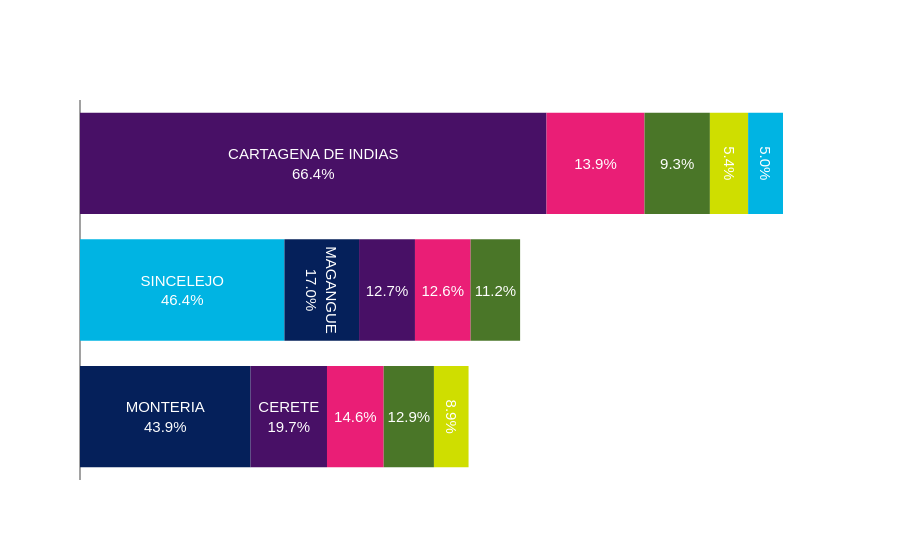

Here is the notebook cell this chart was saved with:
### Code cell
df_grouped = (df.groupby(["Distrito", "Ciudad"]).size().reset_index(name="Conteo"))
df_top5 = (df_grouped.sort_values(["Distrito", "Conteo"], ascending=[True, False]).groupby("Distrito").head(5))

totales = df_top5.groupby("Distrito")["Conteo"].transform("sum")
df_top5["PorcentajeNum"] = (df_top5["Conteo"] / totales * 100).round(1)
df_top5["Porcentaje"] = (df_top5["Conteo"] / totales * 100).round(1).astype(str) + "%"

orden = ["BOLIVAR","SUCRE","CORDOBA"]

df_top5["Distrito"] = pd.Categorical(df_top5["Distrito"], categories=orden, ordered=True)

df_top5["Etiqueta"] = df_top5.apply(
    lambda row: f"{row['Ciudad']}<br>{row['Porcentaje']}" if row["PorcentajeNum"] >= 15 else row["Porcentaje"],
    axis=1
)

fig = px.bar(
    df_top5,
    x="Conteo",
    y="Distrito",
    color="Ciudad",
    orientation="h",
    text="Etiqueta",
    category_orders={"Distrito": orden},
    color_discrete_sequence=colores,
    title="Rupturas por Distrito y Ciudad"
)

fig.update_traces(
    textposition="inside",           # ✅ Texto dentro de cada barra
    insidetextanchor="middle",       # ✅ Centrado en la sección
    textfont=dict(color="white", size=15, family="Arial"),
)

fig.update_layout(
    showlegend=False)

fig.show()

fig.write_image("plot2.png", scale=2, width=1200, height=400)

### Figure 1 — Plotly figure (JSON) as saved in the notebook; plotly's stock layout.template omitted (floating-point values rounded to 4 significant figures)
{"data": [{"hovertemplate": "Ciudad=CARTAGENA DE INDIAS<br>Conteo=%{x}<br>Distrito=%{y}<br>Etiqueta=%{text}<extra></extra>", "insidetextanchor": "middle", "legendgroup": "CARTAGENA DE INDIAS", "marker": {"color": "#481066", "pattern": {"shape": ""}}, "name": "CARTAGENA DE INDIAS", "orientation": "h", "showlegend": true, "text": ["CARTAGENA DE INDIAS<br>66.4%"], "textfont": {"color": "white", "family": "Arial", "size": 15}, "textposition": "inside", "type": "bar", "x": [1819], "xaxis": "x", "y": ["BOLIVAR"], "yaxis": "y"}, {"hovertemplate": "Ciudad=TURBACO<br>Conteo=%{x}<br>Distrito=%{y}<br>Etiqueta=%{text}<extra></extra>", "insidetextanchor": "middle", "legendgroup": "TURBACO", "marker": {"color": "#ea1e76", "pattern": {"shape": ""}}, "name": "TURBACO", "orientation": "h", "showlegend": true, "text": ["13.9%"], "textfont": {"color": "white", "family": "Arial", "size": 15}, "textposition": "inside", "type": "bar", "x": [382], "xaxis": "x", "y": ["BOLIVAR"], "yaxis": "y"}, {"hovertemplate": "Ciudad=CARMEN DE BOLIVAR<br>Conteo=%{x}<br>Distrito=%{y}<br>Etiqueta=%{text}<extra></extra>", "insidetextanchor": "middle", "legendgroup": "CARMEN DE BOLIVAR", "marker": {"color": "#4a7628", "pattern": {"shape": ""}}, "name": "CARMEN DE BOLIVAR", "orientation": "h", "showlegend": true, "text": ["9.3%"], "textfont": {"color": "white", "family": "Arial", "size": 15}, "textposition": "inside", "type": "bar", "x": [255], "xaxis": "x", "y": ["BOLIVAR"], "yaxis": "y"}, {"hovertemplate": "Ciudad=TURBANA<br>Conteo=%{x}<br>Distrito=%{y}<br>Etiqueta=%{text}<extra></extra>", "insidetextanchor": "middle", "legendgroup": "TURBANA", "marker": {"color": "#cfde00", "pattern": {"shape": ""}}, "name": "TURBANA", "orientation": "h", "showlegend": true, "text": ["5.4%"], "textfont": {"color": "white", "family": "Arial", "size": 15}, "textposition": "inside", "type": "bar", "x": [149], "xaxis": "x", "y": ["BOLIVAR"], "yaxis": "y"}, {"hovertemplate": "Ciudad=VILLANUEVA<br>Conteo=%{x}<br>Distrito=%{y}<br>Etiqueta=%{text}<extra></extra>", "insidetextanchor": "middle", "legendgroup": "VILLANUEVA", "marker": {"color": "#00b4e3", "pattern": {"shape": ""}}, "name": "VILLANUEVA", "orientation": "h", "showlegend": true, "text": ["5.0%"], "textfont": {"color": "white", "family": "Arial", "size": 15}, "textposition": "inside", "type": "bar", "x": [136], "xaxis": "x", "y": ["BOLIVAR"], "yaxis": "y"}, {"hovertemplate": "Ciudad=MONTERIA<br>Conteo=%{x}<br>Distrito=%{y}<br>Etiqueta=%{text}<extra></extra>", "insidetextanchor": "middle", "legendgroup": "MONTERIA", "marker": {"color": "#05205a", "pattern": {"shape": ""}}, "name": "MONTERIA", "orientation": "h", "showlegend": true, "text": ["MONTERIA<br>43.9%"], "textfont": {"color": "white", "family": "Arial", "size": 15}, "textposition": "inside", "type": "bar", "x": [665], "xaxis": "x", "y": ["CORDOBA"], "yaxis": "y"}, {"hovertemplate": "Ciudad=CERETE<br>Conteo=%{x}<br>Distrito=%{y}<br>Etiqueta=%{text}<extra></extra>", "insidetextanchor": "middle", "legendgroup": "CERETE", "marker": {"color": "#481066", "pattern": {"shape": ""}}, "name": "CERETE", "orientation": "h", "showlegend": true, "text": ["CERETE<br>19.7%"], "textfont": {"color": "white", "family": "Arial", "size": 15}, "textposition": "inside", "type": "bar", "x": [298], "xaxis": "x", "y": ["CORDOBA"], "yaxis": "y"}, {"hovertemplate": "Ciudad=CAUCASIA<br>Conteo=%{x}<br>Distrito=%{y}<br>Etiqueta=%{text}<extra></extra>", "insidetextanchor": "middle", "legendgroup": "CAUCASIA", "marker": {"color": "#ea1e76", "pattern": {"shape": ""}}, "name": "CAUCASIA", "orientation": "h", "showlegend": true, "text": ["14.6%"], "textfont": {"color": "white", "family": "Arial", "size": 15}, "textposition": "inside", "type": "bar", "x": [221], "xaxis": "x", "y": ["CORDOBA"], "yaxis": "y"}, {"hovertemplate": "Ciudad=LORICA<br>Conteo=%{x}<br>Distrito=%{y}<br>Etiqueta=%{text}<extra></extra>", "insidetextanchor": "middle", "legendgroup": "LORICA", "marker": {"color": "#4a7628", "pattern": {"shape": ""}}, "name": "LORICA", "orientation": "h", "showlegend": true, "text": ["12.9%"], "textfont": {"color": "white", "family": "Arial", "size": 15}, "textposition": "inside", "type": "bar", "x": [196], "xaxis": "x", "y": ["CORDOBA"], "yaxis": "y"}, {"hovertemplate": "Ciudad=CIENAGA DE ORO<br>Conteo=%{x}<br>Distrito=%{y}<br>Etiqueta=%{text}<extra></extra>", "insidetextanchor": "middle", "legendgroup": "CIENAGA DE ORO", "marker": {"color": "#cfde00", "pattern": {"shape": ""}}, "name": "CIENAGA DE ORO", "orientation": "h", "showlegend": true, "text": ["8.9%"], "textfont": {"color": "white", "family": "Arial", "size": 15}, "textposition": "inside", "type": "bar", "x": [135], "xaxis": "x", "y": ["CORDOBA"], "yaxis": "y"}, {"hovertemplate": "Ciudad=SINCELEJO<br>Conteo=%{x}<br>Distrito=%{y}<br>Etiqueta=%{text}<extra></extra>", "insidetextanchor": "middle", "legendgroup": "SINCELEJO", "marker": {"color": "#00b4e3", "pattern": {"shape": ""}}, "name": "SINCELEJO", "orientation": "h", "showlegend": true, "text": ["SINCELEJO<br>46.4%"], "textfont": {"color": "white", "family": "Arial", "size": 15}, "textposition": "inside", "type": "bar", "x": [797], "xaxis": "x", "y": ["SUCRE"], "yaxis": "y"}, {"hovertemplate": "Ciudad=MAGANGUE<br>Conteo=%{x}<br>Distrito=%{y}<br>Etiqueta=%{text}<extra></extra>", "insidetextanchor": "middle", "legendgroup": "MAGANGUE", "marker": {"color": "#05205a", "pattern": {"shape": ""}}, "name": "MAGANGUE", "orientation": "h", "showlegend": true, "text": ["MAGANGUE<br>17.0%"], "textfont": {"color": "white", "family": "Arial", "size": 15}, "textposition": "inside", "type": "bar", "x": [291], "xaxis": "x", "y": ["SUCRE"], "yaxis": "y"}, {"hovertemplate": "Ciudad=COROZAL<br>Conteo=%{x}<br>Distrito=%{y}<br>Etiqueta=%{text}<extra></extra>", "insidetextanchor": "middle", "legendgroup": "COROZAL", "marker": {"color": "#481066", "pattern": {"shape": ""}}, "name": "COROZAL", "orientation": "h", "showlegend": true, "text": ["12.7%"], "textfont": {"color": "white", "family": "Arial", "size": 15}, "textposition": "inside", "type": "bar", "x": [218], "xaxis": "x", "y": ["SUCRE"], "yaxis": "y"}, {"hovertemplate": "Ciudad=SAN LUIS DE SINCE<br>Conteo=%{x}<br>Distrito=%{y}<br>Etiqueta=%{text}<extra></extra>", "insidetextanchor": "middle", "legendgroup": "SAN LUIS DE SINCE", "marker": {"color": "#ea1e76", "pattern": {"shape": ""}}, "name": "SAN LUIS DE SINCE", "orientation": "h", "showlegend": true, "text": ["12.6%"], "textfont": {"color": "white", "family": "Arial", "size": 15}, "textposition": "inside", "type": "bar", "x": [217], "xaxis": "x", "y": ["SUCRE"], "yaxis": "y"}, {"hovertemplate": "Ciudad=SAN ONOFRE<br>Conteo=%{x}<br>Distrito=%{y}<br>Etiqueta=%{text}<extra></extra>", "insidetextanchor": "middle", "legendgroup": "SAN ONOFRE", "marker": {"color": "#4a7628", "pattern": {"shape": ""}}, "name": "SAN ONOFRE", "orientation": "h", "showlegend": true, "text": ["11.2%"], "textfont": {"color": "white", "family": "Arial", "size": 15}, "textposition": "inside", "type": "bar", "x": [193], "xaxis": "x", "y": ["SUCRE"], "yaxis": "y"}], "layout": {"barmode": "relative", "legend": {"title": {"text": "Ciudad"}, "tracegroupgap": 0}, "showlegend": false, "title": {"text": "Rupturas por Distrito y Ciudad"}, "xaxis": {"anchor": "y", "domain": [0, 1], "title": {"text": "Conteo"}}, "yaxis": {"anchor": "x", "categoryarray": ["CORDOBA", "SUCRE", "BOLIVAR"], "categoryorder": "array", "domain": [0, 1], "title": {"text": "Distrito"}}}}
